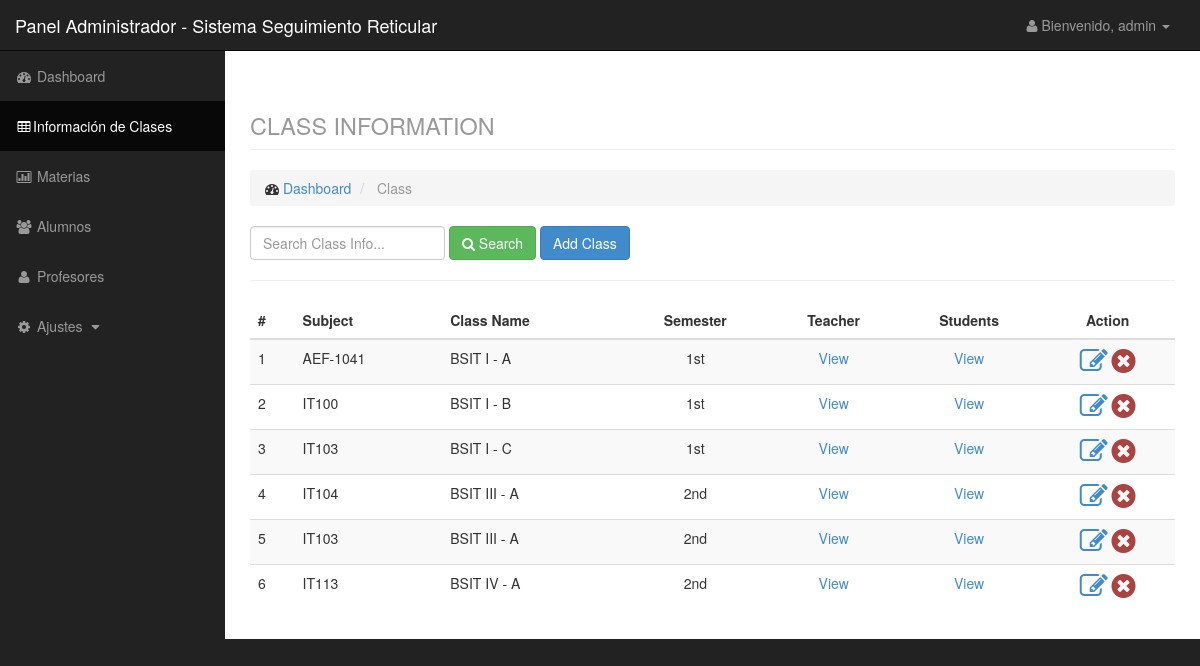
The page /retic/admin/class.php (signed in) on the database its author committed.
### tables this page shows
CREATE TABLE `class` (
  `id` int(11) NOT NULL,
  `course` varchar(50) NOT NULL,
  `year` varchar(50) NOT NULL,
  `section` varchar(50) NOT NULL,
  `sem` varchar(50) NOT NULL,
  `teacher` varchar(100) NOT NULL,
  `subject` varchar(100) NOT NULL
);

### retic/admin/data/class_model.php (called while the page is built, shortened)
<?php
    $class = new Dataclass();
    class Dataclass {
        function getclass($search){
            $q = "select * from class where course like '%$search%' or year like '%$search%' or section like '%$search%' or sem like '%$search%' order by course,year,section,sem asc";
            $r = mysql_query($q);
            return $r;
        }
    }
?>

### retic/admin/class.php (the view, shortened to what this page needs)
<?php
    include('include/header.php');
    include('include/sidebar.php');
    include('data/class_model.php');
    $search = isset($_POST['search']) ? $_POST['search']: null;
    $class = $class->getclass($search);
?>
<div id="page-wrapper">
    <div class="container-fluid">
        <div class="row">
            <div class="col-lg-12">
                <h1 class="page-header">
                    <small>CLASS INFORMATION</small>
                </h1>
                <ol class="breadcrumb">
                    <li>
                        <i class="fa fa-dashboard"></i> <a href="index.php">Dashboard</a>
                    </li>
                    <li class="active">
                        Class
                    </li>
                </ol>
            </div>
        </div>
        <div class="row">
            <div class="col-lg-12">
                <div class="form-inline form-padding">
                    <form action="class.php" method="post">
                        <input type="text" class="form-control" name="search" placeholder="Search Class Info...">
                        <button type="submit" name="submitsearch" class="btn btn-success"><i class="fa fa-search"></i> Search</button>
                        <button type="button" class="btn btn-primary" data-toggle="modal" data-target="#addclass">Add Class</button>
                    </form>
                </div>
            </div>
        </div>
        <hr />
        <div class="row">
            <div class="col-lg-12">
            </div>
        </div>
        <div class="row">
            <div class="col-lg-12">
                <div class="table-responsive">
                    <table class="table table-striped">
                        <thead>
                            <tr>
                                <th>#</th>
                                <th>Subject</th>
                                <th>Class Name</th>
                                <th class="text-center">Semester</th>
                                <th class="text-center">Teacher</th>
                                <th class="text-center">Students</th>
                                <th class="text-center">Action</th>
                            </tr>
                        </thead>
                        <tbody>
                            <?php $c = 1; ?>
                            <?php while($row = mysql_fetch_array($class)): ?>
                                <tr>
                                    <td><?php echo $c;?></td>
                                    <td><?php echo $row['subject'];?></td>
                                    <td><?php echo $row['course'].' '.$row['year'].' - '.$row['section'];?></td>
                                    <td class="text-center"><?php echo $row['sem'];?></td>
                                    <td class="text-center"><a href="classteacher.php?classid=<?php echo $row['id'];?>&teacherid=<?php echo $row['teacher'];?>" title="update teacher">View</a></td>
                                    <td class="text-center"><a href="classstudent.php?classid=<?php echo $row['id'];?>" title="update students" title="add student">View</a></td>
                                    <td class="text-center">
                                        <a href="edit.php?type=class&id=<?php echo $row['id']?>" title="update class"><i class="fa fa-edit fa-2x text-primary"></i></a>
                                        <a href="data/data_model.php?q=delete&table=class&id=<?php echo $row['id']?>" title="delete class"><i class="fa fa-times-circle fa-2x text-danger confirmation"></i></a></td>
                                </tr>
                            <?php $c++; ?>
                            <?php endwhile; ?>
                        </tbody>
                    </table>
                </div>
            </div>
        </div>
    </div>
</div>
<?php include('include/footer.php'); ?>

### retic/admin/include/header.php (shortened to what this page needs)
<!DOCTYPE html>
<html lang="en">
<head>
    <link href="../css/bootstrap.min.css" rel="stylesheet">
    <link href="../css/sb-admin.css" rel="stylesheet">
    <link href="../css/plugins/morris.css" rel="stylesheet">
    <link href="../css/font-awesome.min.css" rel="stylesheet" type="text/css">
</head>
<body>
    <div id="wrapper">
        <nav class="navbar navbar-inverse navbar-fixed-top" role="navigation">
            <div class="navbar-header">
                <a class="navbar-brand" href="index.php">Panel Administrador - Sistema Seguimiento Reticular</a>
            </div>
            <ul class="nav navbar-right top-nav">
                <li class="dropdown">
                    <a href="#" class="dropdown-toggle" data-toggle="dropdown"><i class="fa fa-user"></i> Bienvenido,  <?php echo $_SESSION['level']; ?> <b class="caret"></b></a>
                </li>
            </ul>

### retic/admin/include/sidebar.php (shortened to what this page needs)
    <div class="collapse navbar-collapse navbar-ex1-collapse">
        <ul class="nav navbar-nav side-nav">
            <li class="active">
                <a href="index.php"><i class="fa fa-fw fa-dashboard"></i> Dashboard</a>
            </li>
            <li>
                <a href="class.php"><i class="fa fa-fw fa-table"></i>Información de Clases</a>
            </li>
            <li>
                <a href="subject.php"><i class="fa fa-fw fa-bar-chart-o"></i> Materias</a>
            </li>
            <li>
                <a href="studentlist.php"><i class="fa fa-fw fa-users"></i> Alumnos</a>
            </li>
            <li>
                <a href="teacherlist.php"><i class="fa fa-fw fa-user"></i> Profesores</a>
            </li>
            <li>
                <a href="javascript:;" data-toggle="collapse" data-target="#setting"><i class="fa fa-fw fa-gear"></i> Ajustes <i class="fa fa-fw fa-caret-down"></i></a>
            </li>
        </ul>
    </div>
</nav>

### retic/admin/include/footer.php (shortened to what this page needs)
</div>
</body>
</html>

### retic/css/sb-admin.css (style rules this page uses)
body { margin-top: 100px; background-color: #222; }
@media (min-width:768px) { body { margin-top: 50px; } }
#wrapper { padding-left: 0; }
#page-wrapper { width: 100%; padding: 0; background-color: #fff; }
@media (min-width:768px) { #wrapper { padding-left: 225px; } }
@media (min-width:768px) { #page-wrapper { padding: 10px; } }
.top-nav { padding: 0 15px; }
.top-nav>li { display: inline-block; float: left; }
.top-nav>li>a { padding-top: 15px; padding-bottom: 15px; line-height: 20px; color: #999; }
@media (min-width:768px) { .side-nav { position: fixed; top: 51px; left: 225px; width: 225px; margin-left: -225px; border: none; border-radius: 0; overflow-y: auto; background-color: #222; } }
@media (min-width:768px) { .side-nav>li>a { width: 225px; } }

### rows shown on the page
class: subject "AEF-1041", course "BSIT", year "I", section "A", sem "1st"
class: subject "IT100", course "BSIT", year "I", section "B", sem "1st"
class: subject "IT103", course "BSIT", year "I", section "C", sem "1st"
class: subject "IT104", course "BSIT", year "III", section "A", sem "2nd"
class: subject "IT103", course "BSIT", year "III", section "A", sem "2nd"
class: subject "IT113", course "BSIT", year "IV", section "A", sem "2nd"

### other values the page prints
$_SESSION['level'] "admin"
